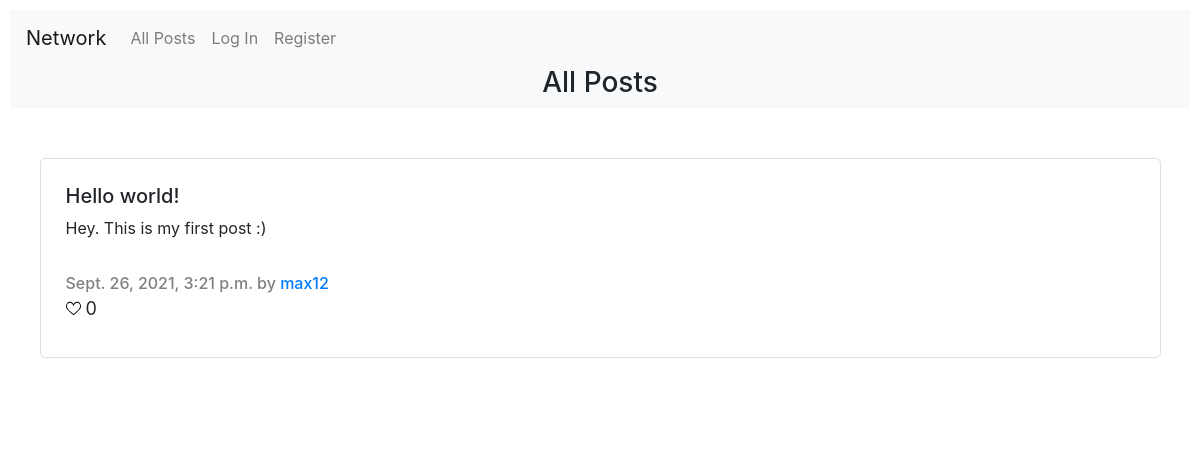
The app's page /, older data.
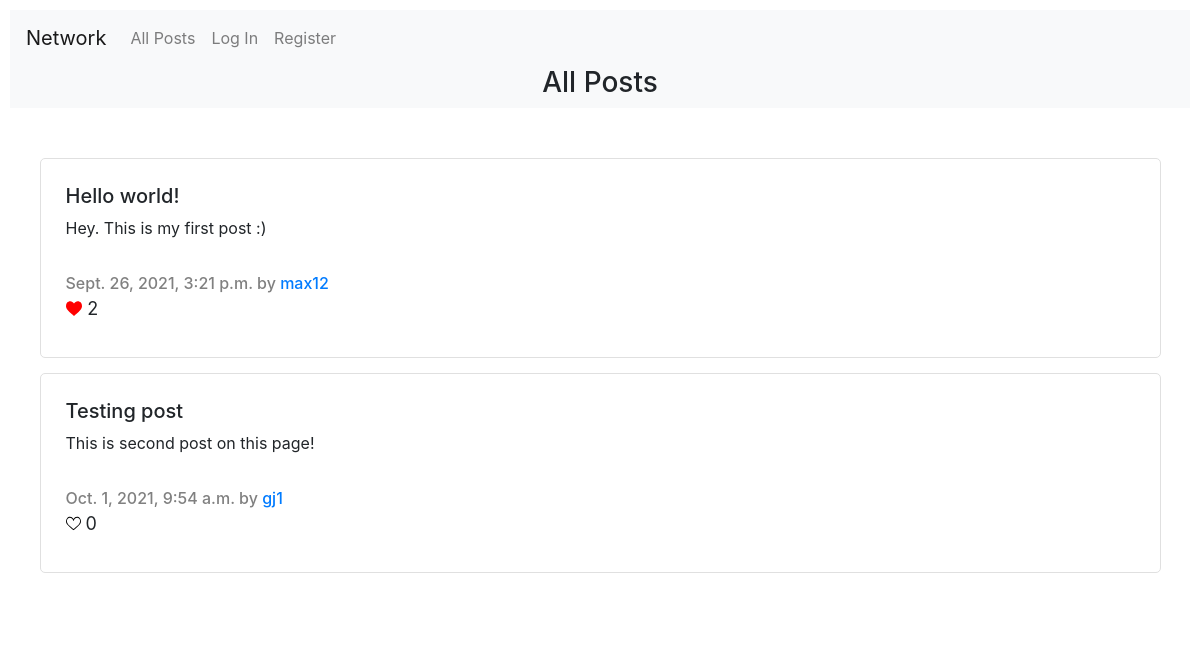
The same page, newer data.
### network/models.py (models this page shows, shortened)
class Post(models.Model):
    creator =  models.ForeignKey(User, on_delete=models.CASCADE, related_name="post_creator")
    title = models.CharField(max_length=64)
    content = models.CharField(max_length=2500)
    creation_date = models.DateTimeField(auto_now_add=True)
    edit_date = models.DateTimeField(null=True, blank=True)
    likes = models.ManyToManyField(User, related_name="liked_posts", blank=True)

class User(AbstractUser):
    followings = models.ManyToManyField('User', related_name="user_followings", blank=True, symmetrical=False)
    followers = models.ManyToManyField('User', related_name="user_followers", blank=True, symmetrical=False)
    pass

### network/views.py (the view)
# urls.py: path("", views.index, name="index"),
def index(request):
    posts = Post.objects.all()
    try:
        Post.objects.filter(likes=request.user)
        liked_post='True'
    except:
        liked_post='False'
    return render(request, "network/index.html", {
        "title": "All Posts",
        "posts": posts,
        "index": 'True',
        "liked_post": liked_post,
        "post": NewPostForm()
    })

### network/templates/network/index.html (shortened to what this page needs)
{% extends "network/layout.html" %}
{% load static %}
{% block body %}
    <div class="main_title_container">
        <h3>
            {{ title }}
        </h3>
    </div>
    <div class="content_container">
        {% for post in posts %}
            <div class="Post_container">
                <h5>
                    {{ post.title }}
                </h5>
                <p>
                    {{ post.content }}
                </p>
                <p id="post_creation_date">
                    {{ post.creation_date }} by <a href="{% url 'user' post.creator %}">{{ post.creator }}</a>
                </p>
                {% if user.is_authenticated %}
                <div class="likes_container" title="Like">
                    {% if liked_post == 'False' %}
                        <img src="{% static "network/like.svg" %}" alt="like" class="heart_icon">
                    {% else %}
                        <img src="{% static "network/unlike.svg" %}" alt="unlike" class="heart_icon">
                    {% endif %}
                    <span id="likes_counter">
                        {{ post.likes.count }}
                    </span>
                </div>
                {% else %}
                    <div class="likes_container_disabled" title="Likes">
                        {% if post.likes.count > 0 %}
                            <img src="{% static "network/unlike.svg" %}" alt="likes" class="heart_icon_disabled">
                        {% else %}
                            <img src="{% static "network/like.svg" %}" alt="likes" class="heart_icon_disabled">
                        {% endif %}
                        <span id="likes_counter">
                            {{ post.likes.count }}
                        </span>
                    </div>
                {% endif %}
            </div>
        {% endfor %}
    </div>
{% endblock %}

Row changes from the older to the newer data that the page shows:
computed for Post "Hello world!": likes.count "0" → "2"
added Post: title "Testing post", content "This is second post on this page!", creation_date "Oct. 1, 2021, 9:54 a.m.", creator "gj1", likes.count "0"
